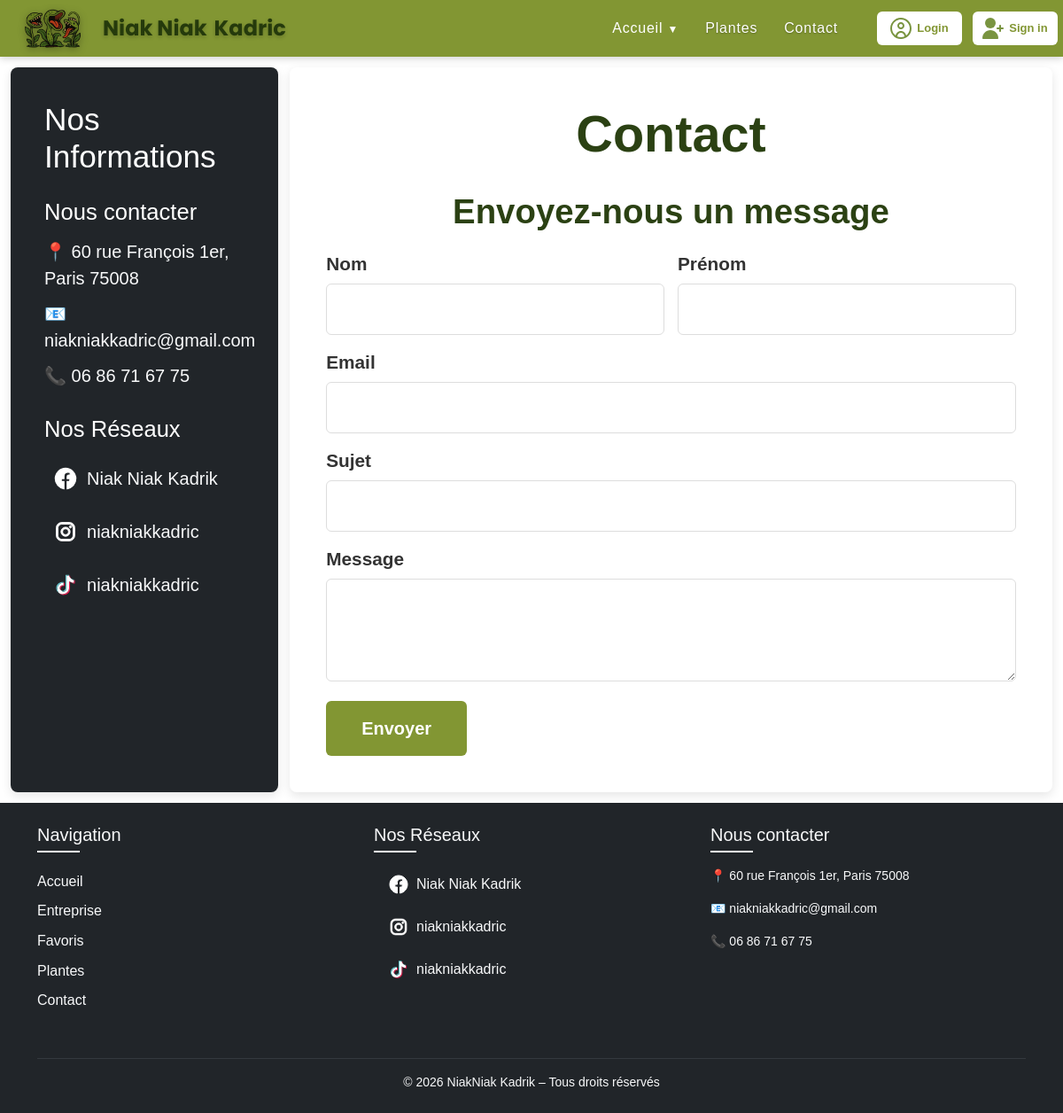
/index.php?controleur=contact&action=index, run on the app's committed database.
### tables this page shows
CREATE TABLE `entreprise` (
  `id` int(11) NOT NULL,
  `tel` varchar(20) DEFAULT NULL,
  `email` varchar(150) DEFAULT NULL,
  `logo` varchar(255) DEFAULT NULL,
  `adresse` varchar(50) NOT NULL,
  `ville` varchar(50) NOT NULL,
  `postal` int(50) NOT NULL
);

CREATE TABLE `reseaux` (
  `id` int(50) NOT NULL,
  `nom` varchar(50) NOT NULL,
  `url` varchar(50) NOT NULL
);

### views/contact/contact.php (the view, shortened to what this page needs)
<!DOCTYPE html>
<html lang="en">
<head>
    <link rel="stylesheet" href="./public/css/style.css?v=<?php echo time(); ?>">
    <link rel="stylesheet" href="./public/css/contact.css?v=<?php echo time(); ?>">
</head>
<body>
<?php
include __DIR__ . '/../layout/header.php';
$db = Database::getInstance();
$pdo = $db->getConnection();
$stmt = $pdo->query("SELECT * FROM entreprise WHERE id = 1");
$entreprise = $stmt->fetch();
$stmtReseaux = $pdo->query("SELECT * FROM reseaux ORDER BY id");
$reseaux = $stmtReseaux->fetchAll();
?>
    <section class="grid6">
        <div class="block" id="informations">
            <div style="padding: 2rem;">
                <h2 style="font-size: 1.8rem; color: #ffffff; margin-bottom: 25px;">Nos Informations</h2>
                <div style="margin-bottom: 30px;">
                    <h3 style="font-size: 1.3rem; color: #ffffff; margin-bottom: 15px;">Nous contacter</h3>
                    <?php if ($entreprise): ?>
                        <p style="margin: 10px 0; font-size: 1.1rem; color: #f8f9fa;">📍 <?php echo trim(htmlspecialchars($entreprise['adresse'])) . ', ' . htmlspecialchars($entreprise['ville']) . ' ' . htmlspecialchars($entreprise['postal']); ?></p>
                        <p style="margin: 10px 0; font-size: 1.1rem; color: #f8f9fa;">📧 <?php echo htmlspecialchars($entreprise['email']); ?></p>
                        <p style="margin: 10px 0; font-size: 1.1rem; color: #f8f9fa;">📞 <?php echo htmlspecialchars($entreprise['tel']); ?></p>
                    <?php else: ?>
                        <p style="margin: 10px 0; font-size: 1.1rem; color: #f8f9fa;">📍 Informations non disponibles</p>
                        <p style="margin: 10px 0; font-size: 1.1rem; color: #f8f9fa;">📧 Informations non disponibles</p>
                        <p style="margin: 10px 0; font-size: 1.1rem; color: #f8f9fa;">📞 Informations non disponibles</p>
                    <?php endif; ?>
                </div>
                <div>
                    <h3 style="font-size: 1.3rem; color: #ffffff; margin-bottom: 15px;">Nos Réseaux</h3>
                    <div style="display: flex; flex-direction: column; gap: 10px;">
                        <?php
                        $icones = [
                            'icons8-facebook.svg',
                            'icons8-instagram.svg',
                            'icons8-tiktok.svg'
                        ];
                        foreach ($reseaux as $index => $reseau):
                        ?>
                            <a href="<?php echo htmlspecialchars($reseau['url']); ?>" target="_blank" style="color: #f8f9fa; text-decoration: none; display: flex; align-items: center; gap: 10px; padding: 10px; border-radius: 6px; transition: all 0.3s ease;">
                                <img width="28" height="28" src="public/image/reseaux/<?php echo $icones[$index]; ?>" alt="<?php echo htmlspecialchars($reseau['nom']); ?>">
                                <span style="font-size: 1.1rem;"><?php echo htmlspecialchars($reseau['nom']); ?></span>
                            </a>
                        <?php endforeach; ?>
                    </div>
                </div>
            </div>
        </div>
        <div class="block" id="formulaire">
            <div style="padding: 1.5rem;">
                <h1 style="margin: 0 0 30px 0; font-size: 3rem; color: #2b4113; font-weight: 900; text-align: center;">Contact</h1>
                <h2 style="font-size: 1.8rem; color: #2b4113; margin-bottom: 20px; text-align: center;">Envoyez-nous un message</h2>
                <form method="POST" action="index.php?controleur=contact&action=envoyer" style="display: flex; flex-direction: column; gap: 15px;">
                    <div style="display: grid; grid-template-columns: 1fr 1fr; gap: 15px;">
                        <div>
                            <label for="nom" style="display: block; font-size: 1rem; color: #333; margin-bottom: 6px; font-weight: 600;">Nom</label>
                            <input type="text" id="nom" name="nom" required style="width: 100%; padding: 10px; border: 1px solid #ddd; border-radius: 6px; font-size: 0.95rem; box-sizing: border-box;">
                        </div>
                        <div>
                            <label for="prenom" style="display: block; font-size: 1rem; color: #333; margin-bottom: 6px; font-weight: 600;">Prénom</label>
                            <input type="text" id="prenom" name="prenom" required style="width: 100%; padding: 10px; border: 1px solid #ddd; border-radius: 6px; font-size: 0.95rem; box-sizing: border-box;">
                        </div>
                    </div>
                    <div>
                        <label for="email" style="display: block; font-size: 1rem; color: #333; margin-bottom: 6px; font-weight: 600;">Email</label>
                        <input type="email" id="email" name="email" required style="width: 100%; padding: 10px; border: 1px solid #ddd; border-radius: 6px; font-size: 0.95rem; box-sizing: border-box;">
                    </div>
                    <div>
                        <label for="sujet" style="display: block; font-size: 1rem; color: #333; margin-bottom: 6px; font-weight: 600;">Sujet</label>
                        <input type="text" id="sujet" name="sujet" required style="width: 100%; padding: 10px; border: 1px solid #ddd; border-radius: 6px; font-size: 0.95rem; box-sizing: border-box;">
                    </div>
                    <div>
                        <label for="message" style="display: block; font-size: 1rem; color: #333; margin-bottom: 6px; font-weight: 600;">Message</label>
                        <textarea id="message" name="message" required rows="3" style="width: 100%; padding: 10px; border: 1px solid #ddd; border-radius: 6px; font-size: 0.95rem; box-sizing: border-box; font-family: Arial, sans-serif; resize: vertical;"></textarea>
                    </div>
                    <button type="submit" style="padding: 12px 30px; background: #829633; color: white; border: none; border-radius: 6px; font-size: 1rem; font-weight: 600; cursor: pointer; align-self: flex-start; transition: background 0.3s ease;">Envoyer</button>
                </form>
            </div>
        </div>
    </section>
<?php include __DIR__ . '/../layout/footer.php'; ?>
</body>
</html>

### views/layout/footer.php (shortened to what this page needs)
<!DOCTYPE html>
<html lang="en">
<head>
 <link href="https://cdn.jsdelivr.net/npm/bootstrap@5.3.2/dist/css/bootstrap.min.css" rel="stylesheet">
  <link rel="stylesheet" href="public/css/style.css">
</head>
<body>
<?php
$db = Database::getInstance();
$pdo = $db->getConnection();
$stmt = $pdo->query("SELECT * FROM entreprise WHERE id = 1");
$entreprise = $stmt->fetch();
$stmtReseaux = $pdo->query("SELECT * FROM reseaux ORDER BY id");
$reseaux = $stmtReseaux->fetchAll();
?>
<footer class="bg-dark text-light mt-0">
  <div class="container py-4">
    <div class="row">
      <div class="col-md-4 mb-3">
        <h5>Navigation</h5>
        <ul class="list-unstyled">
          <li><a href="index.php" class="text-light text-decoration-none nav-footer-link">Accueil</a></li>
          <li><a href="./views/presentation/entreprise.php" class="text-light text-decoration-none nav-footer-link">Entreprise</a></li>
          <li><a href="./views/presentation/favoris.php" class="text-light text-decoration-none nav-footer-link">Favoris</a></li>
          <li><a href="index.php?controleur=plante&action=plantes" class="text-light text-decoration-none nav-footer-link">Plantes</a></li>
          <li><a href="#" class="text-light text-decoration-none nav-footer-link">Contact</a></li>
        </ul>
      </div>
      <div class="col-md-4 mb-3">
        <h5 class="mb-3">Nos Réseaux</h5>
        <div class="d-flex flex-column gap-2">
          <?php
          $icones = [
            'icons8-facebook.svg',
            'icons8-instagram.svg',
            'icons8-tiktok.svg'
          ];
          foreach ($reseaux as $index => $reseau):
          ?>
            <a href="<?php echo htmlspecialchars($reseau['url']); ?>" target="_blank" class="text-light text-decoration-none d-flex align-items-center gap-2 py-2 px-3 rounded hover-social" style="transition: all 0.3s ease;">
              <img style="width: 1.5rem; height: 1.5rem;" src="public/image/reseaux/<?php echo $icones[$index]; ?>" alt="<?php echo htmlspecialchars($reseau['nom']); ?>">
              <span><?php echo htmlspecialchars($reseau['nom']); ?></span>
            </a>
          <?php endforeach; ?>
        </div>
      </div>
      <div class="col-md-4 mb-3">
        <h5>Nous contacter</h5>
        <?php if ($entreprise): ?>
          <p class="small mb-3">📍 <?php echo trim(htmlspecialchars($entreprise['adresse'])) . ', ' . htmlspecialchars($entreprise['ville']) . ' ' . htmlspecialchars($entreprise['postal']); ?></p>
          <p class="small mb-3">📧 <?php echo htmlspecialchars($entreprise['email']); ?></p>
          <p class="small">📞 <?php echo htmlspecialchars($entreprise['tel']); ?></p>
        <?php else: ?>
          <p class="small mb-3">📍 Informations non disponibles</p>
          <p class="small mb-3">📧 Informations non disponibles</p>
          <p class="small">📞 Informations non disponibles</p>
        <?php endif; ?>
      </div>
    </div>
    <hr class="border-secondary">
    <div class="text-center small">
      © 2026 NiakNiak Kadrik – Tous droits réservés
    </div>
  </div>
</footer>
</body>
</html>

### public/css/style.css (style rules this page uses)
html { height: 100%; }
body { margin: 0; padding-top: 4rem; font-family: Arial, sans-serif; min-height: 100vh; display: flex; flex-direction: column; }

### public/css/contact.css (style rules this page uses)
.grid6 { display: grid; min-height: calc(100vh - 100px); width: 100%; grid-template-columns: 20% 80%; grid-template-rows: 1fr; grid-template-areas: "informations formulaire"; gap: 1% 1%; padding: 1% 1% 0 1%; box-sizing: border-box; margin-bottom: 1%; margin-top: 0%; }
#informations { grid-area: informations; background: #212529 !important; padding: 2%; box-shadow: 0 4px 12px rgba(0, 0, 0, 0.1); height: 100%; display: flex; flex-direction: column; }
#formulaire { grid-area: formulaire; background: #ffffff !important; padding: 2%; box-shadow: 0 4px 12px rgba(0, 0, 0, 0.1); width: 100%; }
:root { --main-radius:0.5rem; --main-padding:0.5rem; }
.block { background:#565656; border-radius: var(--main-radius); padding: var(--main-padding); color: white; }
#formulaire h1 { font-size: 3.6rem !important; font-weight: 900 !important; }
#formulaire h2 { font-size: 2.4rem !important; font-weight: 700 !important; }
#formulaire label { font-size: 1.3rem !important; }
#formulaire input, #formulaire textarea { font-size: 1.2rem !important; padding: 14px !important; }
#formulaire button[type="submit"] { font-size: 1.25rem !important; padding: 16px 40px !important; }
#informations h2 { font-size: 2.2rem !important; }
#informations h3 { font-size: 1.6rem !important; }
#informations p, #informations a span { font-size: 1.25rem !important; }
@media (max-width: 1400px) { .grid6 { grid-template-columns: 0.32fr 1fr; } }
@media (max-width: 1200px) { .grid6 { grid-template-columns: 0.35fr 1fr; gap: 1rem 0.8rem; } }

### views/layout/footer.php (style rules this page uses)
.nav-footer-link { display: inline-block; padding: 0.3rem 0; position: relative; transition: all 0.3s ease; }
.nav-footer-link::after { content: ''; position: absolute; width: 0; height: 2px; bottom: 0.25rem; left: 0; background-color: #fff; transition: width 0.3s ease; }
footer h5 { position: relative; padding-bottom: 0.5rem; margin-bottom: 1rem; }
footer h5::after { content: ''; position: absolute; bottom: 0; left: 0; width: 3rem; height: 2px; background-color: #fff; }

### data on the page
entreprise: adresse "60 rue François 1er", ville "Paris", postal "75008", email "niakniakkadric@gmail.com", tel "06 86 71 67 75"
reseaux: shows a picture, nom "Niak Niak Kadrik"
reseaux: shows a picture, nom "niakniakkadric"
reseaux: shows a picture, nom "niakniakkadric"
